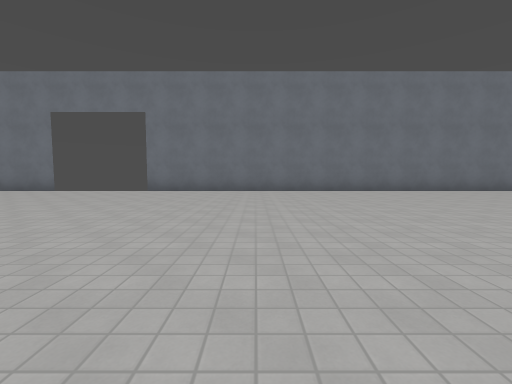
View 1 (above)

19 first-person views from a walk through a level from a Godot 3-D game. The camera is 1.3 m above the floor, tilts 4° down and sees 90° across. The floor is counted in squares, 2.4 m on a side. Each view is taken from the middle of a square. On the plan, view 1 faces up. The plan holds only what a view shows up to about 9 squares ahead; the rest is blank. The place goes on beyond the plan. Some surface patterns are stand-ins.

View 2
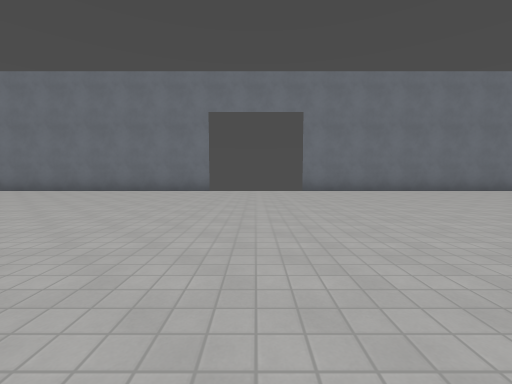

View 3
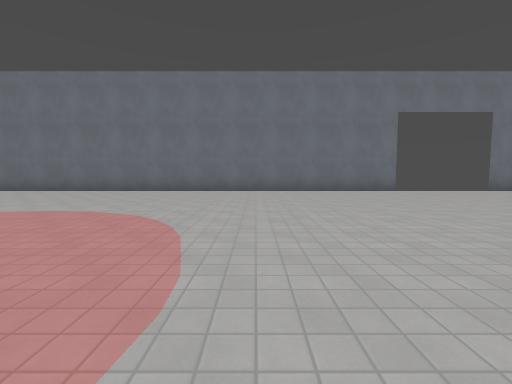

View 4
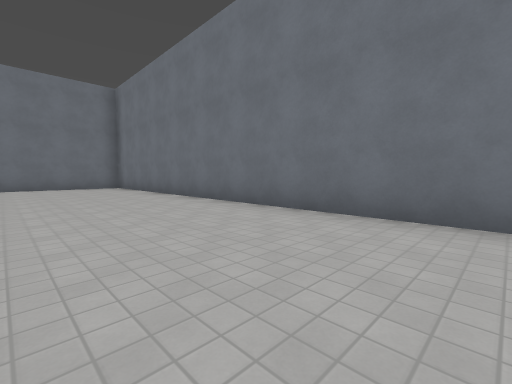

View 5
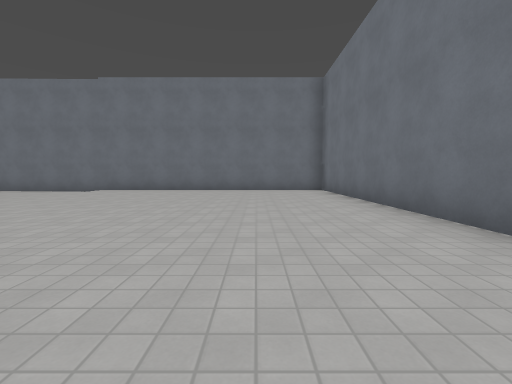

View 6
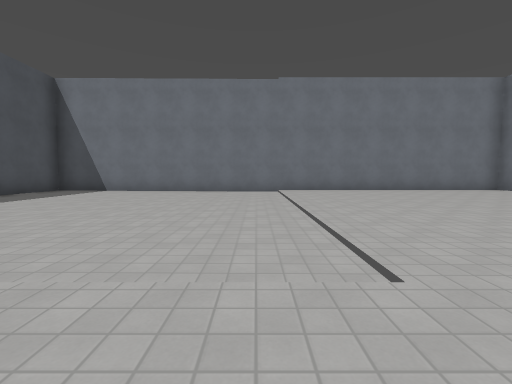

View 7
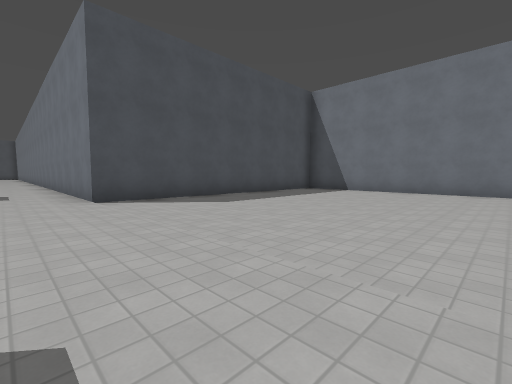

View 8
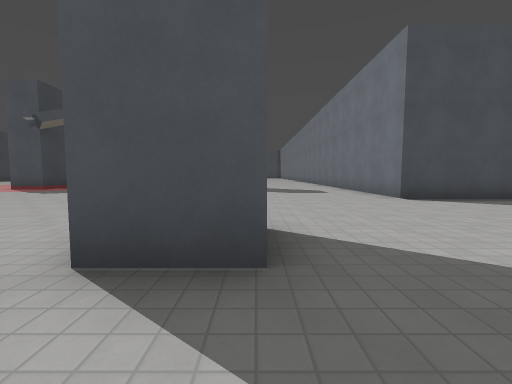

View 9
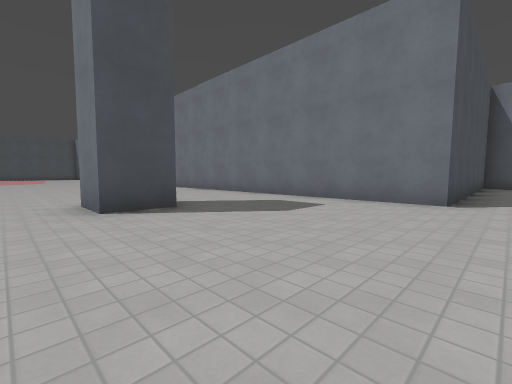

View 10
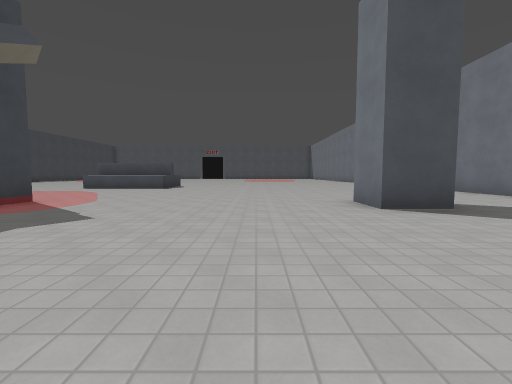

View 11
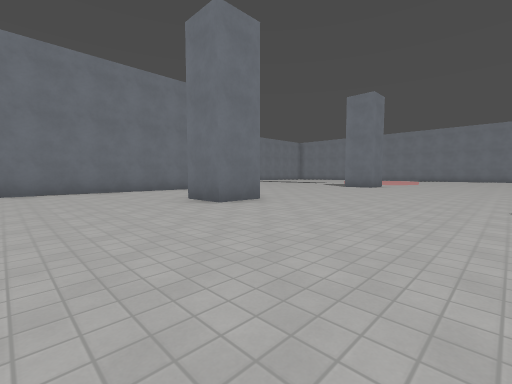

View 12
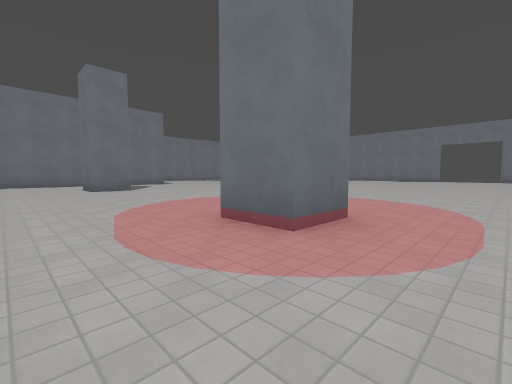

View 13
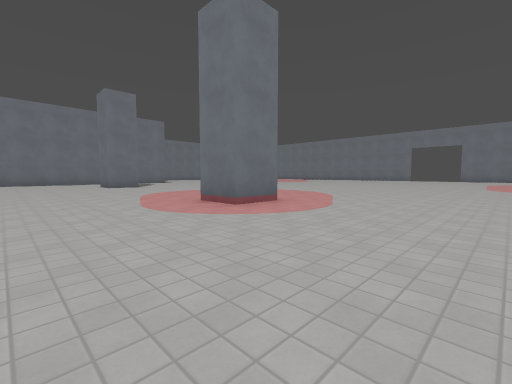

View 14
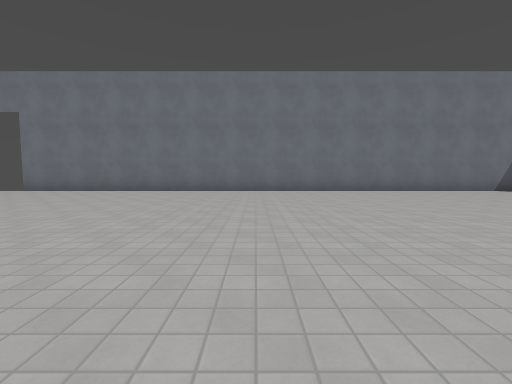

View 15
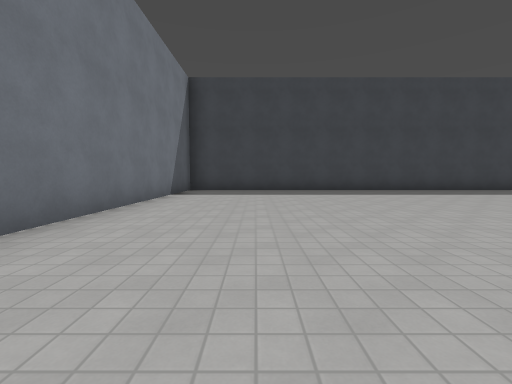

View 16
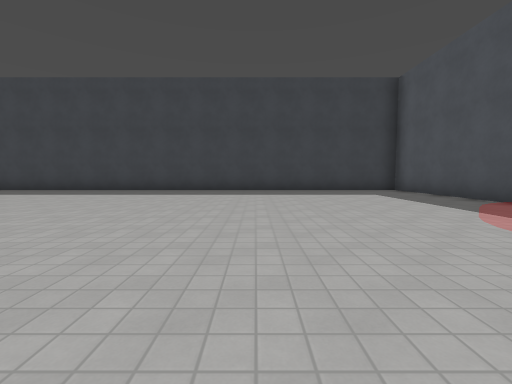

View 17
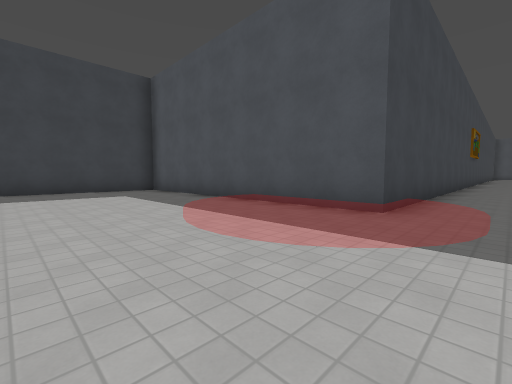

View 18
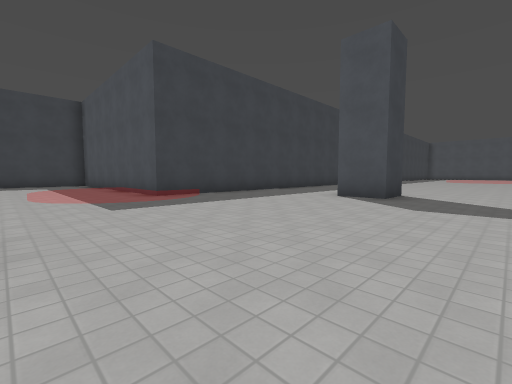

View 19
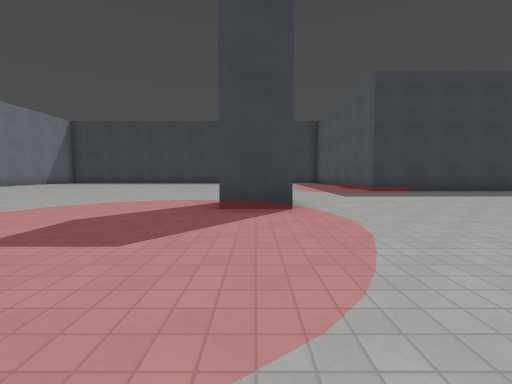

### Floor plan
Points are (right, up) in squares from view 1. A wall is a line through its corners. A room is listed if a view was taken in it or the views show most of it. See-through windows are left out.
Room 1 (views 1, 2, 3, 4, 5, 6, 7, 8, 9, 10, 11, 12, 13, 14, 15, 16, 17, 18, 19)
walls: (1.9, -3.6) (1.9, -2.4); (-5.6, -9.9) (-4.4, -9.9) (-4.4, -11.1) (-5.6, -11.1) (-5.6, -9.9); (-13.1, -2.4) (-11.9, -2.4); (-6.4, 8.3) (-23.8, 8.3) (-23.8, -6.8) (-16.3, -6.8) (-16.3, -14.1); (-13.1, -9.9) (-11.9, -9.9) (-11.9, -11.1) (-13.1, -11.1); (1.9, -11.1) (1.9, -9.9) (3.1, -9.9); (6.2, -14.5) (6.2, -6.7) (13.7, -6.7) (13.7, 8.3) (-3.5, 8.3)

Positions as (right, up) in squares from view 1, and headings:
1: (0, 0), facing up
2: (-5, 0), facing up
3: (-11, 0), facing up
4: (-13, 5), facing up-left
5: (-15, 6), facing left
6: (-15, 0), facing left
7: (-15, -1), facing down-left
8: (-13, -1), facing down
9: (-11, -6), facing down-left
10: (-10, -6), facing down
11: (-8, -14), facing up-left
12: (-3, -13), facing up-left
13: (-1, -14), facing up-left
14: (4, 0), facing up
15: (5, 6), facing right
16: (5, -2), facing right
17: (5, -3), facing down-right
18: (0, -4), facing down-right
19: (-2, -3), facing right
